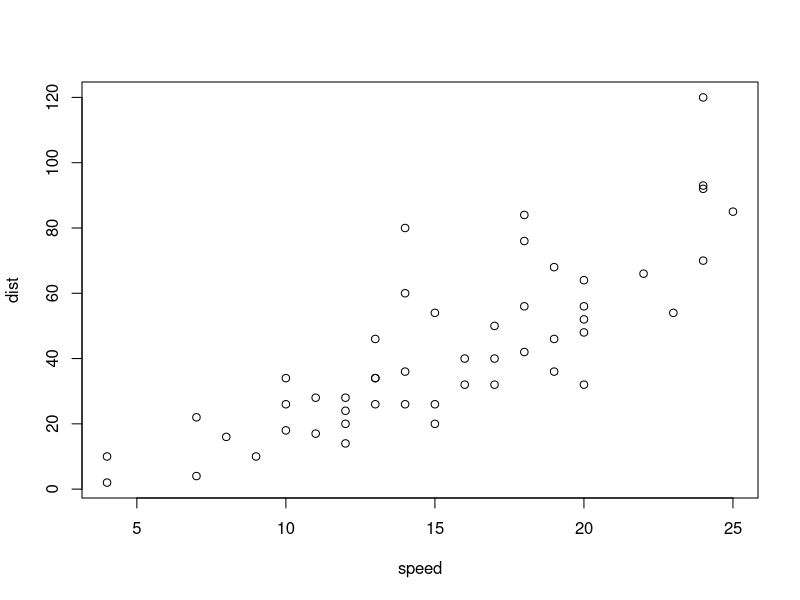
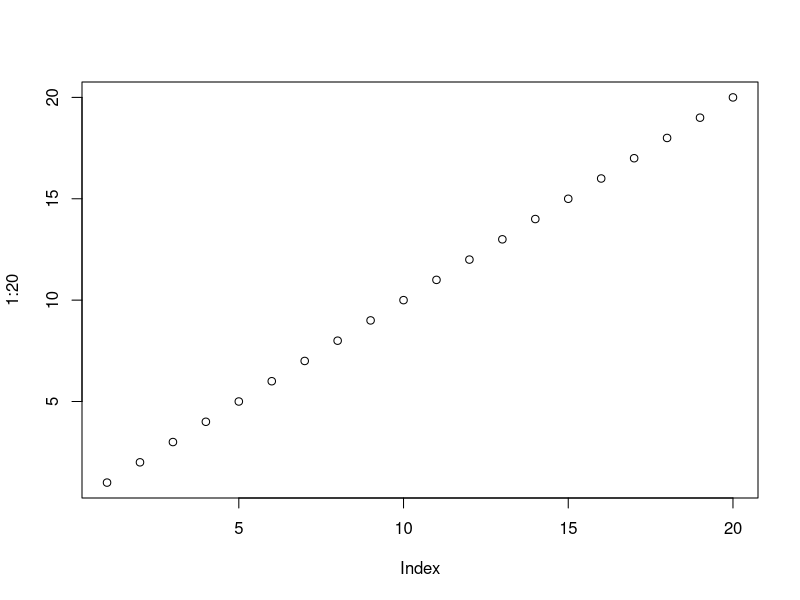

The R source for these figures, in order:
## ---- chunk 1
plot(cars)
## ---- chunk 2
plot(1:20)
